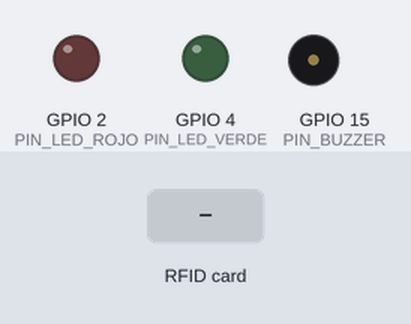
Simulated run of this sketch. Board: ESP32. Shown: output pins drawn as LEDs (lit = HIGH), buzzer (waves = sounding). The test bench sets the inputs (shaded band). WiFi joins after 1.5 s; servers stay silent unless stated; uploads are accepted with an empty reply; what the sketch prints to the serial monitor is not drawn.

Above: at 2.7 s.
2.8 s: RFID card 5E 7A 19 C4 held to the reader
At 3.7 s:
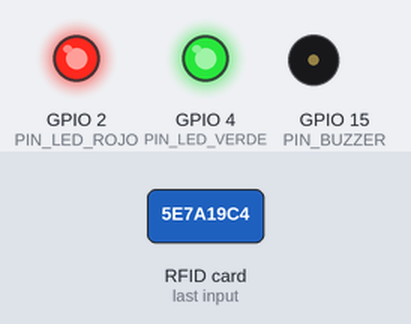
At 4.6 s:
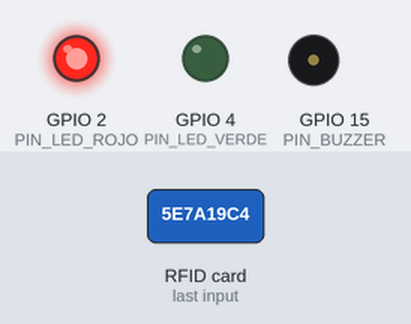
Timing chart, 0 to 11.8 s (numbered marks = the images above; inputs shaded):
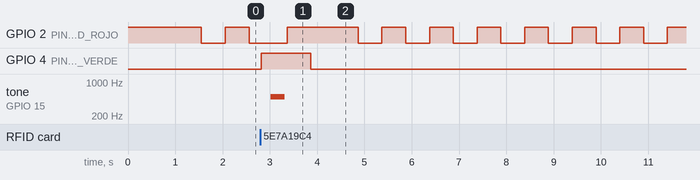

The sketch:

Lectura_RFID_Buzzer_Dos_Led.ino
```cpp
// -------------------- LIBRERÍAS --------------------

// Permite conectar el ESP32 a redes WiFi
#include <WiFi.h>

// Permite hacer peticiones HTTP (GET, POST, etc.) desde el ESP32
#include <HTTPClient.h>

// Librería de comunicación SPI (Serial Peripheral Interface), necesaria para el lector RC522
#include <SPI.h>

// Librería específica para el lector RFID RC522
#include <MFRC522.h>

// -------------------- CONSTANTES --------------------

// Pines del lector RFID (RC522)
constexpr uint8_t PIN_SS   = 5;   // Pin de selección de esclavo (SDA)
constexpr uint8_t PIN_RST  = 22;  // Pin de reset del módulo RFID

// Pines de salida para LEDs y zumbador
constexpr uint8_t PIN_LED_ROJO  = 2;
constexpr uint8_t PIN_LED_VERDE = 4;
constexpr uint8_t PIN_BUZZER    = 15;

// Credenciales de la red WiFi
const char* NOMBRE_RED     = "WifiPachorrudo";
const char* CONTRASENA_RED = "Angel2023Martin2025!";
const char* API_KEY        = "Alonso!GanaLa33";

// Dirección del servidor backend donde se enviará el UID de la tarjeta leída
//const char* URL_SERVIDOR = "http://192.168.1.50:20000/card/read";
const char* URL_SERVIDOR = "http://192.168.1.134:20000/card/read";

// -------------------- INSTANCIAS --------------------

// Crea un objeto del tipo MFRC522 para controlar el lector RFID
MFRC522 lectorRFID(PIN_SS, PIN_RST);

// -------------------- PARPADEO LED ROJO --------------------
unsigned long ultimoParpadeo = 0;
const unsigned long intervaloParpadeo = 500;  // ms
bool estadoLedRojo = true;

// -------------------- FUNCIONES DE CONFIGURACIÓN --------------------

// Inicializa la conexión WiFi del ESP32
void configurarWiFi() {
  Serial.println("Conectando a la red WiFi...");
  WiFi.begin(NOMBRE_RED, CONTRASENA_RED);

  while (WiFi.status() != WL_CONNECTED) {
    delay(500);
    Serial.print(".");
  }

  Serial.println("\nConectado a WiFi. IP asignada: " + WiFi.localIP().toString());
}

// Inicializa la comunicación SPI y el módulo RC522
void inicializarLectorRFID() {
  SPI.begin(18, 19, 23, PIN_SS);  // SCK, MISO, MOSI, SS
  lectorRFID.PCD_Init();
  Serial.println("Lector RFID inicializado.");
}

// Configura los pines de salida para LEDs y buzzer
void configurarSalidas() {
  pinMode(PIN_LED_ROJO, OUTPUT);
  pinMode(PIN_LED_VERDE, OUTPUT);
  pinMode(PIN_BUZZER, OUTPUT);

  digitalWrite(PIN_LED_ROJO, HIGH);  // LED rojo inicial encendido
  digitalWrite(PIN_LED_VERDE, LOW);
}

// -------------------- PARPADEO (NO BLOQUEANTE) --------------------
void parpadearLedRojo() {
  unsigned long ahora = millis();

  if (ahora - ultimoParpadeo >= intervaloParpadeo) {
    ultimoParpadeo = ahora;
    estadoLedRojo = !estadoLedRojo;
    digitalWrite(PIN_LED_ROJO, estadoLedRojo);
  }
}

// -------------------- RESPUESTA AUDITIVA --------------------

void emitirBipExito() {
  tone(PIN_BUZZER, 1500, 100);
  delay(150);
  tone(PIN_BUZZER, 2000, 150);
  delay(200);
  noTone(PIN_BUZZER);
}

void emitirBipError() {
  tone(PIN_BUZZER, 500, 300);
  delay(350);
  noTone(PIN_BUZZER);
}

// -------------------- PROCESO RFID --------------------

// Extrae y devuelve el UID de la tarjeta
String obtenerUIDTarjeta() {
  String uid = "";

  for (byte i = 0; i < lectorRFID.uid.size; i++) {
    if (lectorRFID.uid.uidByte[i] < 0x10) uid += "0";
    uid += String(lectorRFID.uid.uidByte[i], HEX);
  }

  uid.toUpperCase();
  return uid;
}

// Envía el UID al servidor backend mediante POST
void enviarUIDAlServidor(const String& uid) {
  if (WiFi.status() != WL_CONNECTED) {
    Serial.println("Error: No hay conexión WiFi.");
    emitirBipError();
    return;
  }

  HTTPClient http;
  http.begin(URL_SERVIDOR);
  http.addHeader("Content-Type", "application/json");
  http.addHeader("x-api-key", API_KEY);

  String cuerpo = "{\"uid\":\"" + uid + "\"}";
  Serial.println("Enviando UID al servidor: " + cuerpo);

  int codigoRespuesta = http.POST(cuerpo);

  if (codigoRespuesta > 0) {
    String respuesta = http.getString();
    Serial.println("Respuesta del servidor: " + respuesta);

    // -----------------------------------
    // ANALIZAR RESPUESTA "authorized"
    // -----------------------------------
    bool autorizado = false;

    if (respuesta.indexOf("\"authorized\":true") != -1) {
      autorizado = true;
    }

    if (autorizado) {
      Serial.println("Acceso permitido.");
      emitirBipExito();     // Bip de éxito
      digitalWrite(PIN_LED_VERDE, HIGH);
      delay(300);
      digitalWrite(PIN_LED_VERDE, LOW);

    } else {
      Serial.println("Acceso denegado (tarjeta no registrada).");
      emitirBipError();     // Bip de error
      digitalWrite(PIN_LED_ROJO, HIGH);
      delay(500);
    }

  } else {
    Serial.printf("Error HTTP (código %d)\n", codigoRespuesta);
    emitirBipError();
  }

  http.end();
}

// Procesa lectura RFID
void procesarTarjeta() {
  if (!lectorRFID.PICC_IsNewCardPresent()) return;
  if (!lectorRFID.PICC_ReadCardSerial()) return;

  String uid = obtenerUIDTarjeta();
  Serial.println("Tarjeta detectada. UID: " + uid);

  // Indicador: rojo off, verde on
  digitalWrite(PIN_LED_ROJO, LOW);
  digitalWrite(PIN_LED_VERDE, HIGH);

  enviarUIDAlServidor(uid);

  // Restaurar estado
  digitalWrite(PIN_LED_VERDE, LOW);
  digitalWrite(PIN_LED_ROJO, HIGH);
  estadoLedRojo = true; // sincroniza el parpadeo

  lectorRFID.PICC_HaltA();

  delay(1000);
}

// -------------------- PRINCIPAL --------------------

void setup() {
  Serial.begin(115200);
  configurarSalidas();
  configurarWiFi();
  inicializarLectorRFID();

  Serial.println("Sistema listo. Acerca una tarjeta RFID.");
}

void loop() {
  parpadearLedRojo();   // Nuevo: LED rojo parpadeando
  procesarTarjeta();    // Lectura normal
}
```

Measured:
- after the input at 2.8 s, GPIO 4 (PIN_LED_VERDE): LOW → HIGH at once, → LOW 1.1 s later; tone on GPIO 15 (PIN_BUZZER): silent → 500 Hz after 0.22 s, → silent 0.30 s later
- by itself, GPIO 2 (PIN_LED_ROJO): repeats every 1.0 s: LOW 0.50 s, HIGH 0.50 s
